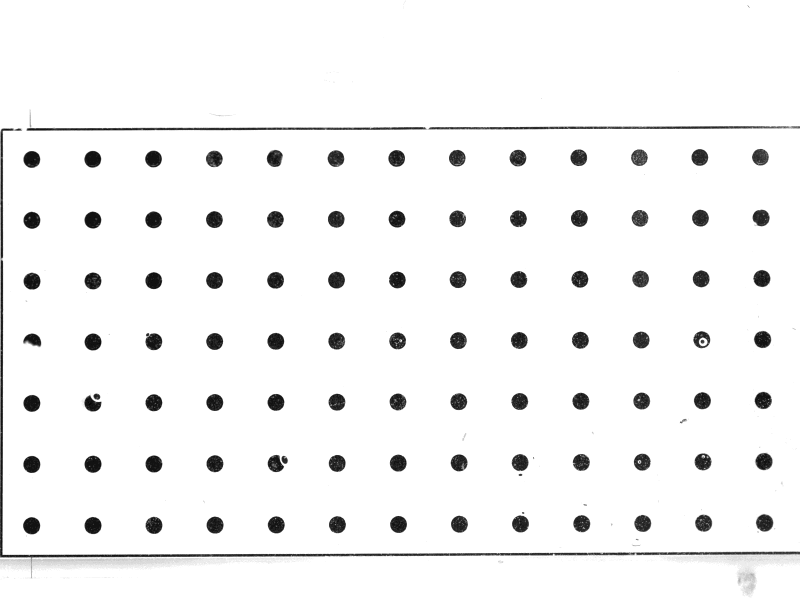
#> input picture data/calibration/exampledots.tiff, 1600 x 1200 px (shown at 1/2 size)
$ jupyter execute --allow-errors DetectBottomDots.ipynb   (older library calls are emulated)
#> lines starting #> are read from the running program, lines starting #| are printed output that depends on the picture; after the words box and inside, x2 and y2 are one past the last pixel; in counts of white or black regions, pixels touching at a corner belong together
# Detect the bottom dots on an image and use it to construct a spatial mapping

## Read, open and display the image

[cell 1]
# Load modules
import cv2
import numpy as np
import matplotlib.pyplot as plt
from mpl_toolkits.mplot3d import Axes3D
plt.rcParams['figure.dpi'] = 200

# Read image
path = './../data/calibration/exampledots.tiff'

bitdepth = 16

# If image has bitdepth 8 or it has sharp contrasts making grayscale values obsolete
if bitdepth == 8:
    image = cv2.imread(path,cv2.CV_8UC1) * 16
#
elif bitdepth == 16:
    image = cv2.imread(path,cv2.CV_16UC1)
#> image is the input picture: shape (1200, 1600) uint16; min 458, max 4095, mean 3927.7

# Show image
plt.figure()
plt.imshow(image*1,origin='lower',cmap='gray')
plt.show()

## Extract grid data from loaded image

[cell 2]
# Fixed thresholding
meanvalue = int(np.mean(image))
#> meanvalue = 3927
thresholdvalue = meanvalue/1.5
#> thresholdvalue = 2618
binaryImage = cv2.threshold(image,thresholdvalue,255,cv2.THRESH_BINARY_INV)[1]
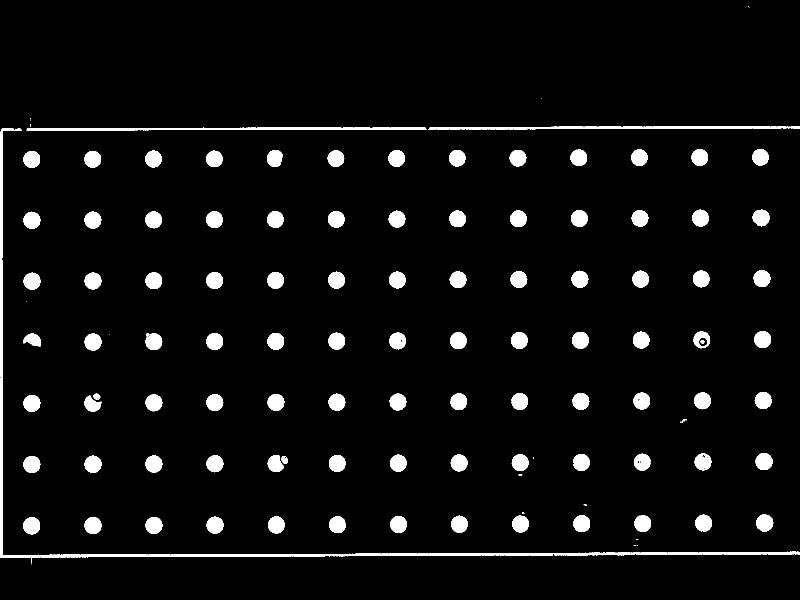
#> binaryImage: shape (1200, 1600) uint16 (shown at 1/2 size); 5.2% white; 115 white regions (15 under 20 px), largest, box (x1, y1, x2, y2) and area: (0, 257, 1600, 1126) 12414, (53, 254, 854, 261) 3707, (856, 252, 1579, 259) 3392

# Define a course kernel
kernelClosed = np.ones((7,7),np.uint8)
kernelOpen   = np.ones((5,5),np.uint8)

# Reduce noise inside particles
binaryImageClosed = cv2.morphologyEx(binaryImage, cv2.MORPH_CLOSE, kernelClosed)
#> binaryImageClosed: shape (1200, 1600) uint16; 5.3% white; 103 white regions (9 under 20 px), largest, box (x1, y1, x2, y2) and area: (0, 257, 1600, 1129) 13398, (53, 248, 1600, 261) 7355, (535, 910, 575, 944) 1021

# Reduce noise outside particles
binaryImageOpened = cv2.morphologyEx(binaryImageClosed, cv2.MORPH_OPEN, kernelOpen)
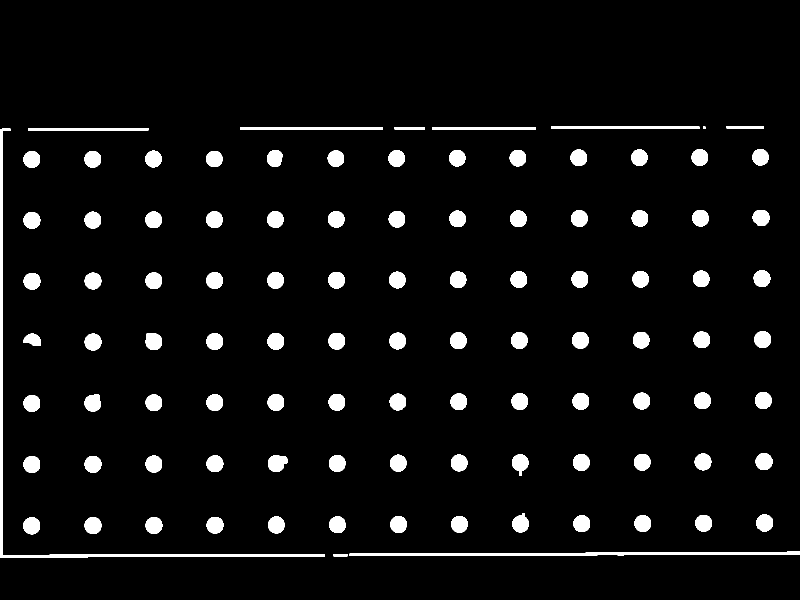
#> binaryImageOpened: shape (1200, 1600) uint16 (shown at 1/2 size); 5.2% white; 101 white regions, largest, box (x1, y1, x2, y2) and area: (0, 257, 650, 1115) 8423, (699, 1103, 1600, 1112) 4649, (1102, 253, 1399, 258) 1485

markers = cv2.connectedComponents(np.uint8(binaryImageOpened))[1]
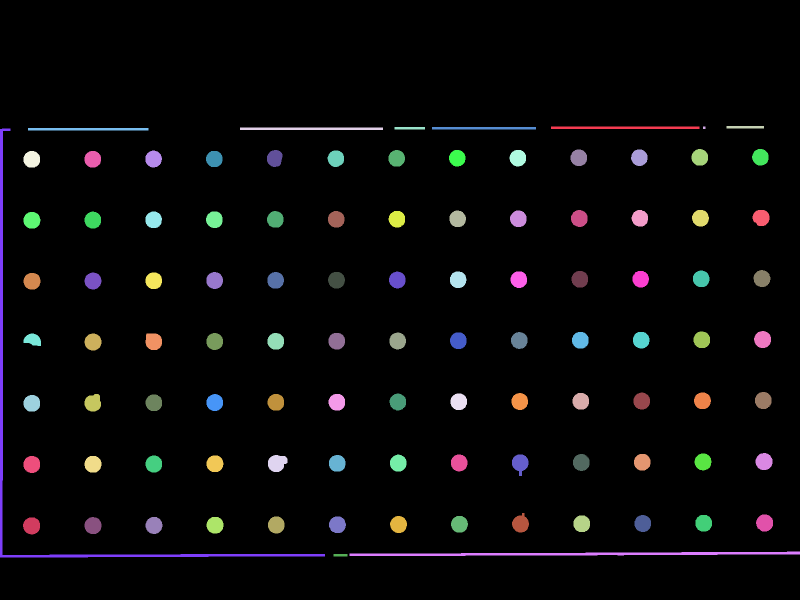
#> markers: shape (1200, 1600) int32 (shown at 1/2 size); 102 distinct labels, from 0 to 101; one colour per label, 0 black

Nmarkers = len(np.unique(markers))
#> Nmarkers = 102
Ndots = int(13*7)
maximumSize = 50
minimumSize = 5

xdots = np.empty(0,dtype=float)
ydots = np.empty(0,dtype=float)

for i in range(1,Nmarkers,1):
    idx = np.argwhere(markers==i)

    xSpread = np.max(idx[:,1])-np.min(idx[:,1])
    ySpread = np.max(idx[:,0])-np.min(idx[:,0])

    if ((minimumSize < xSpread < maximumSize) and (minimumSize < ySpread < maximumSize)):
        xdots = np.append(xdots,np.mean(idx[:,1]))
        ydots = np.append(ydots,np.mean(idx[:,0]))
#> this loop made 101 passes
#> (xSpread, ySpread, xdots, ydots) on passes 9 to 13: (32, 32, [1157.2], [315.1]), (32, 32, [1157.2, 1278.3], [315.1, 314.9]), (32, 32, [1157.2, 1278.3, 1399.2], [315.1, 314.9, 314.3]), (32, 32, [1157.2, 1278.3, 1399.2, 1520.4], [315.1, 314.9, 314.3, 314]), (32, 33, [1157.2, 1278.3, 1399.2, 1520.4, 306.7], [315.1, 314.9, 314.3, 314, 317.6])
#> (xSpread, ySpread) on passes 1 to 6: (296, 4), (4, 4), (74, 4), (285, 4), (60, 4), (207, 4)
#> after the loop, xdots = 91 values, max 1528.9 at index 79, min 62.89 at index 87, mean 794.5; ydots = 91 values, max 1051.2 at index 87, min 314 at index 3, mean 681.7

plt.figure()
plt.imshow(image,origin='lower',cmap='gray')
plt.plot(xdots,ydots,'r.',markersize=1)
plt.show()
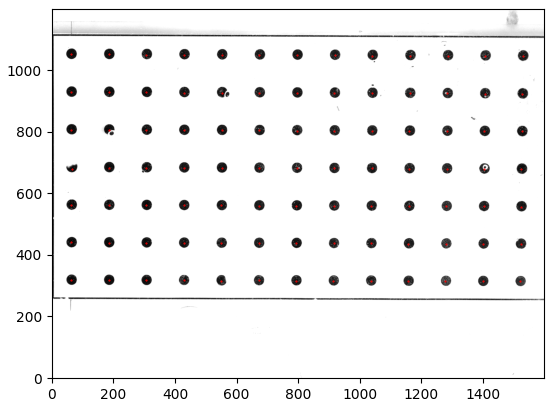
#> figure drawn by matplotlib, 1 panel

## Couple image to a spatial grid

[cell 3]
# Sort the dots
NRows = 7
NColumns = 13

for i in range(0,NRows,1):
    idx = np.argsort(xdots[i*NColumns:(i+1)*NColumns])

    xdots[i*NColumns:(i+1)*NColumns] = xdots[i*NColumns+idx]
    ydots[i*NColumns:(i+1)*NColumns] = ydots[i*NColumns+idx]
#> this loop made 7 passes
#> idx on passes 1 to 7: [10, 11, 4, 12, 5, 6, 7, 8, 9, 0, 1, 2, 3], [12, 6, 7, 8, 9, 10, 11, 0, 1, 2, 3, 4, 5], [12, 7, 8, 9, 10, 11, 2, 3, 4, 5, 6, 0, 1], [7, 8, 9, 10, 11, 12, 2, 3, 4, 5, 6, 0, 1], [12, 7, 8, 9, 10, 11, 3, 4, 5, 6, 0, 1, 2], [11, 12, 7, 8, 9, 10, 2, 3, 4, 5, 6, 0, 1], [9, 10, 11, 12, 5, 6, 7, 8, 0, 2, 3, 4, 1]
#> after the loop, xdots = 91 values, max 1528.9 at index 90, min 62.89 at index 78, mean 794.5; ydots = 91 values, max 1051.2 at index 78, min 314 at index 12, mean 681.7


# Positions of the dots in meters
distanceDots = 0.02 # meters
x = np.linspace(0,(NColumns-1)*distanceDots,NColumns)
y = np.linspace(0,(NRows-1)   *distanceDots,NRows)
xReal, yReal = np.meshgrid(x,y)

# We need these two arrays as input data sets for the least square fititng
Bx = xReal.flatten()
By = yReal.flatten()

# Positions of the dots in pixels
X = xdots*1
#> X has the same summary as xdots
Y = ydots*1
#> Y has the same summary as ydots


A = np.array([X*0+1, X, Y, X**2, X**2*Y, X**2*Y**2, Y**2, X*Y**2, X*Y]).T

# Use linear least square fitting to find the coefficients that solve A*x=B
coeffx, _, _, _ = np.linalg.lstsq(A,Bx,rcond=None)
#> coeffx = [-0.0101, 0.000164, -1.2e-06, 6.47e-10, -1.47e-12, 1.02e-15, 9.82e-10, -1.95e-12, 1.46e-09]
coeffy, _, _, _ = np.linalg.lstsq(A,By,rcond=None)
#> coeffy = [-0.0531, 1.69e-06, 0.000167, -6.63e-10, 2.6e-12, -1.88e-15, -2.67e-09, 3.54e-12, -4.72e-09]


# This is the function we just used for fitting, but here explicit
def surface(x,y, a,b,c,d,e,f,g,h,i):
    return a + b*x + c*y + d*x**2 + e*x**2*y + f*x**2*y**2 + g*y**2 + h*x*y**1 + i*x*y


# Plot and compare datapoints with fitted surfaces
xplot,yplot = np.meshgrid(np.linspace(0,1500,100),np.linspace(0,1500,100))

xplot = xplot.flatten()
yplot = yplot.flatten()

fig = plt.figure()
ax = fig.add_subplot(111,projection='3d')
#> (the rest of this cell did not finish here and is left out)
